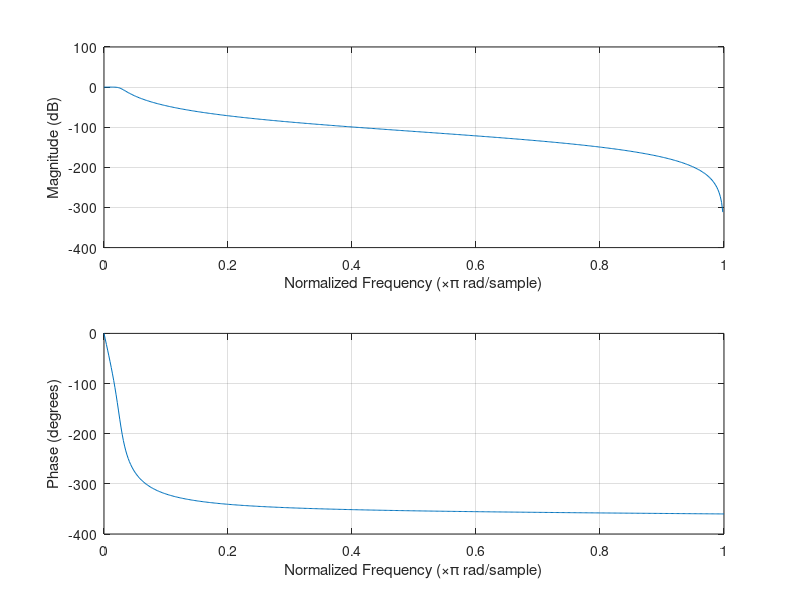

The MATLAB source for this figure:
% ESPECIFICAÃ‡Ã•ES DO FILTRO
fs = 48000;             % Taxa de amostragem em Hz
Fs_Hz=fs;
stopband_freq = 3600;   % FrequÃªncia de corte da banda de rejeiÃ§Ã£o em Hz
passband_freq = 2000;   % FrequÃªncia de corte da banda passante em Hz

delta_passband = 0.01;  % TolerÃ¢ncia de ganho na banda passante
delta_stopband = 0.001; % TolerÃ¢ncia de ganho na banda de rejeiÃ§Ã£o

% NormalizaÃ§Ã£o das frequÃªncias
Wp = (passband_freq / (fs/2));
Ws = (stopband_freq / (fs/2));

ap = -20 * log10(delta_passband); % AtenuaÃ§Ã£o na banda de rejeiÃ§Ã£o em dB
as = -20 * log10(delta_stopband); % AtenuaÃ§Ã£o na banda passante em dB

[N, wc] = buttord(Wp, Ws, ap, as); % Retorna a ordem do filtro e a frequÃªncia de corte

% Projeto do filtro Butterworth
[b, a] = butter(N, wc, 'low');
FName="low";

 figure,freqz(real(b),real(a));

    % Print transfer function
    fprintf('\nFilter Transfer Function:\n');
    fprintf('ordem:%d\n', N);
    fprintf('Numerator:%s\n', mat2str(b));
    fprintf('Denominator:%s\n', mat2str(a));

    a1=mat2str(a);
    b2=mat2str(b);
    
    % Convert filter to second-order sections
    sos = tf2sos(b, a);
    
    % Print 32bits second-order transfer functions
    sos32 = single(sos);
    fprintf('\nSecond Order Sections 32bits Transfer Functions:\n');
    for Sec = 1:size(sos32, 1)
        fprintf('*Section %d\n', Sec);
        TFstr = 'H(z)=';
        for k = 1:3
            if k == 1
                TFstr = [TFstr, num2str(sos32(Sec, k))];
            else
                TFstr = [TFstr, ' + ', num2str(sos32(Sec, k)), '(z^-', num2str(k-1), ')'];
            end
        end
        TFstr = [TFstr, '------------'];
        for k = 4:6
            if k == 4
                TFstr = [TFstr, num2str(sos32(Sec, k))];
            else
                TFstr = [TFstr, ' + ', num2str(sos32(Sec, k)), '(z^-', num2str(k - 4), ')'];
            end
        end
        fprintf('%s\n', TFstr);
    end
    
    % Show Frequency response
    [wd, hd] = freqz(b, a, 1000, Fs_Hz);
    
    % Convert coeffs to 32bits
    sos32 = single(sos);
    sos32 = double(sos32);
    [b32, a32] = sos2tf(sos32);
   
    
    % Biquads - a coefs
    a = zeros(size(sos32, 1) * 2, 1, 'single');
    for Sec = 1:size(sos32, 1)
        a((Sec - 1) * 2 + 1) = sos32(Sec, 5);
        a((Sec - 1) * 2 + 2) = sos32(Sec, 6);
    end
    a_coeff = sprintf('const byte %s_a_bytes[%d]={\n\t', FName, numel(a) * 4);
    BytesCount = 0;
    for Byte = typecast(a, 'uint8')
        a_coeff = [a_coeff, sprintf('0x%02X,', Byte)];
        BytesCount = BytesCount + 1;
        if(BytesCount >= 4)
            a_coeff = [a_coeff, '\n\t']
            BytesCount = 0;
        end
    end
    a_coeff = [a_coeff(1:end-1), '};\n']

    % b coefs
    b = zeros(size(sos32, 1) * 3, 1, 'single');
    for Sec = 1:size(sos32, 1)
        b((Sec - 1) * 3 + 1) = sos32(Sec, 1);
        b((Sec - 1) * 3 + 2) = sos32(Sec, 2);
        b((Sec - 1) * 3 + 3) = sos32(Sec, 3);
    end
    b_coeff = sprintf('const byte %s_b_bytes[%d]={', FName, numel(b) * 4);
    BytesCount = 0;
    for Byte = typecast(b, 'uint8')
        b_coeff = [b_coeff, sprintf('0x%02X,', Byte)];
        BytesCount = BytesCount + 1;
        if(BytesCount >= 4)
            b_coeff = [b_coeff, '\n\t']
            BytesCount = 0;
        end
    end
    b_coeff = [b_coeff(1:end-1), '};\n']